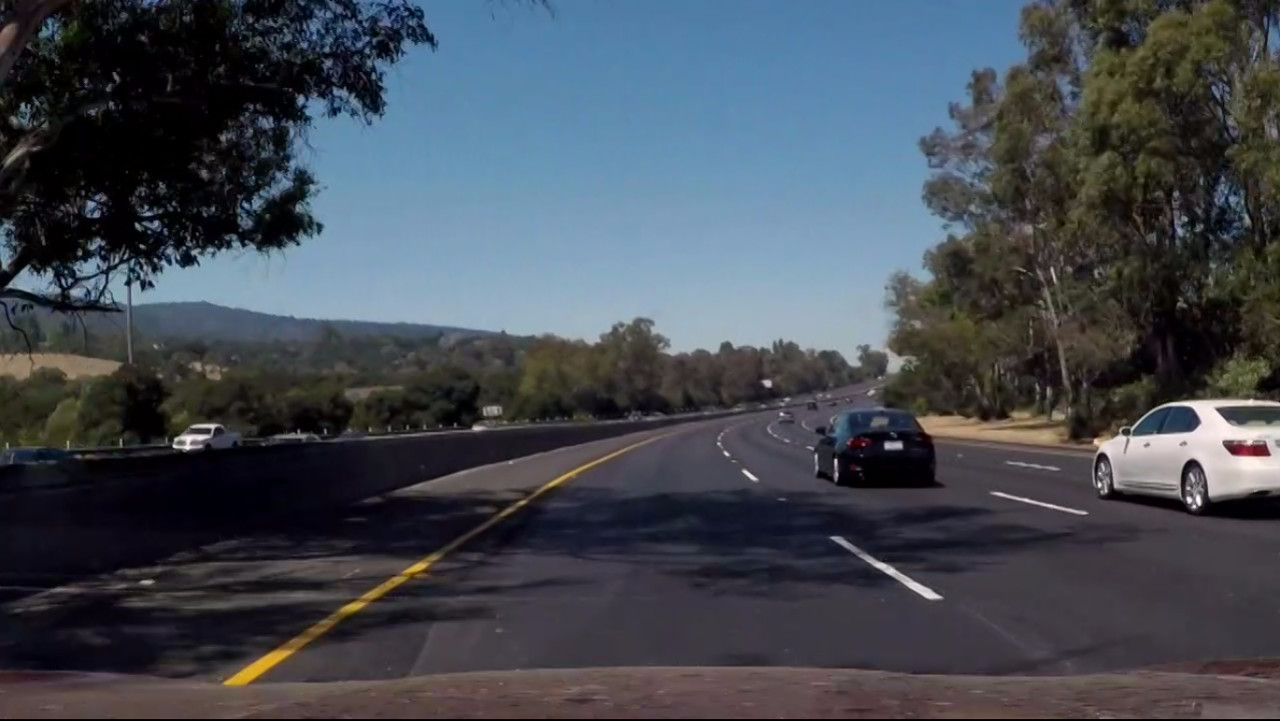
#> input picture test_images/test7.jpg, 1280 x 721 px
$ python -i lane_detector.py   (imports and definitions only)   (older library calls are emulated)
#> lines starting #> are read from the running program, lines starting #| are printed output that depends on the picture; after the words box and inside, x2 and y2 are one past the last pixel; in counts of white or black regions, pixels touching at a corner belong together
#!/usr/bin/env python3
# -*- coding: utf-8 -*-


import cv2
import matplotlib.pyplot as plt
import numpy as np

ym_per_pix = 30/720 # meters per pixel in y dimension
xm_per_pix = 3.7/700 # meters per pixel in x dimension

def undistort(img, mtx, dist):
    return cv2.undistort(img, mtx, dist)

def combined_thresh(img, plot=False):
    # convert the image to gray
#> called with plot = False
    gray = cv2.cvtColor(img, cv2.COLOR_RGB2GRAY)
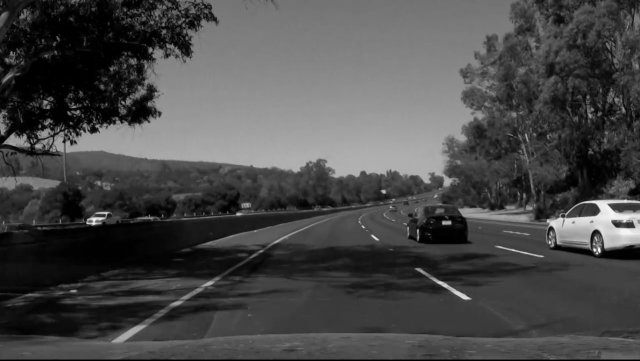
#> gray: shape (721, 1280) (shown at 1/2 size); min 0, max 252, mean 73

    # compute the absolute derivative in x of the gray scale image scale it to [0, 255]
    sobelx = cv2.Sobel(gray, cv2.CV_64F, 1, 0)
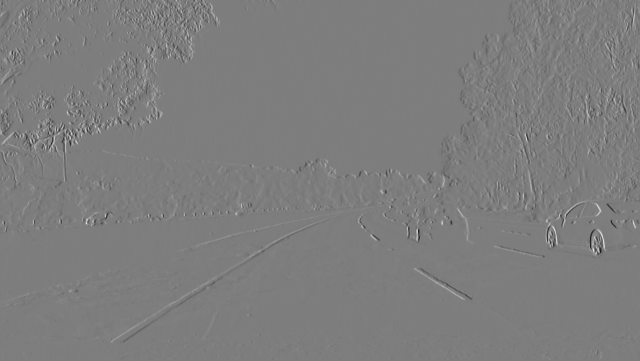
#> sobelx: shape (721, 1280) float64 (shown at 1/2 size); min -640, max 659, mean 0.2; drawn with min black and max white
    abs_sobelx = np.absolute(sobelx)
    scaled_sobel = np.uint8(255*abs_sobelx/np.max(abs_sobelx))

    # threshold the x gradient
    thresh_min = 20
    thresh_max = 100
    sxbinary = np.zeros_like(scaled_sobel)
    sxbinary[(scaled_sobel >= thresh_min) & (scaled_sobel <= thresh_max)] = 1

    # convert to HLS color space and extract the L and S channels
    hls = cv2.cvtColor(img, cv2.COLOR_RGB2HLS)
#> hls: shape (721, 1280, 3); mean of channels 0, 1, 2 93.5, 74.8, 58.8
    l_channel = hls[:,:,1]
    s_channel = hls[:,:,2]
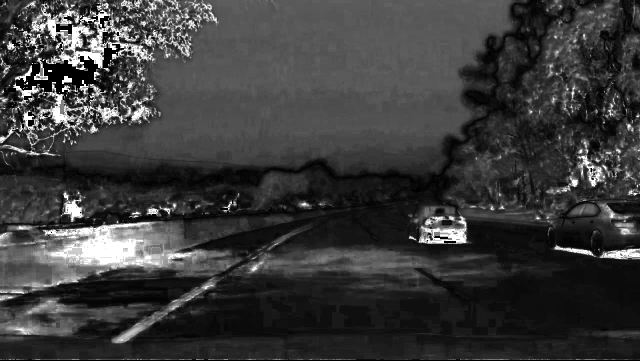
#> s_channel: shape (721, 1280) (shown at 1/2 size); min 0, max 255, mean 58.8

    # threshold the S channel
    s_thresh_min = 170
    s_thresh_max = 255
    s_binary = np.zeros_like(s_channel)
    s_binary[(s_channel >= s_thresh_min) & (s_channel <= s_thresh_max)] = 1

    # threshold the L channel
    l_thresh_min = 20
    l_thresh_max = 255
    l_binary = np.zeros_like(l_channel)
    l_binary[(l_channel >= l_thresh_min) & (l_channel <= l_thresh_max)] = 1

    # Combine the three binary thresholds. We activate the image regions with
    # responses in both the S and L channels and all regions with the correct
    # x gradient
    combined_binary = np.zeros_like(sxbinary)
    combined_binary[((s_binary == 1) & (l_binary == 1)) | (sxbinary == 1)] = 1

    if plot:
        # stack the thresholded channels (gradient, S and L) for visualization
        color_binary = 255*np.dstack((l_binary, sxbinary, s_binary))
        plt.imshow(color_binary)
        plt.show()
        plt.imshow(combined_binary, cmap='gray')
        plt.show()

    return combined_binary

# [13 lines left out: function morph_filter, not called in this run]

def warp(img, M):
    return cv2.warpPerspective(img, M, (img.shape[1], img.shape[0]), flags=cv2.INTER_LINEAR)

# [175 lines left out: functions find_lanes, update_lanes, not called in this run]

def convert_to_meters(fit):
    # Define conversions in x and y from pixels space to meters
    return xm_per_pix * fit/np.array([ym_per_pix**2, ym_per_pix, 1])

# [42 lines left out: functions compute_curvature, compute_offset, print_data, compute_overlay, not called in this run]


>>> import cv2
>>> picture = cv2.cvtColor(cv2.imread('test_images/test7.jpg'), cv2.COLOR_BGR2RGB)
>>> result = combined_thresh(picture)
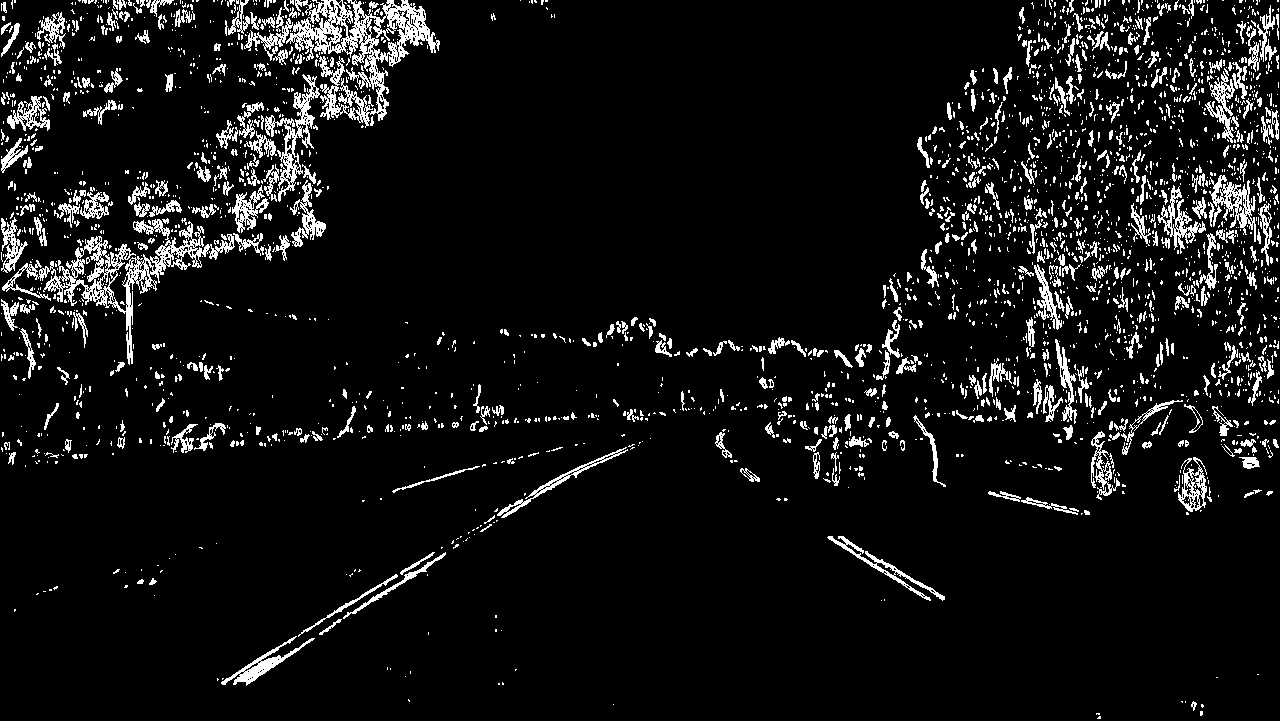
#> result: shape (721, 1280); values 0 (black) and 1 (white), 7.5% white in thin lines or dots

$ run again, on test_images/test8.jpg
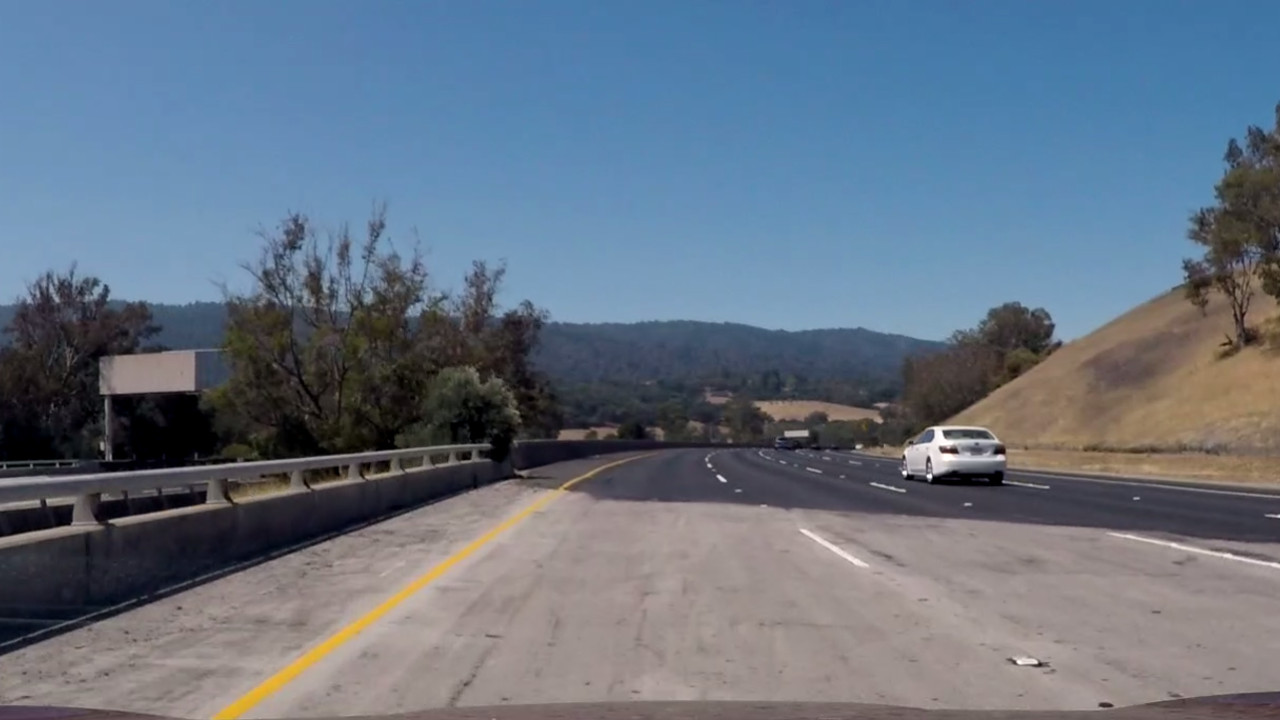
#> input picture test_images/test8.jpg, 1280 x 720 px
#> hls: shape (720, 1280, 3); mean of channels 0, 1, 2 72.6, 116.8, 56.7
#> in combined_thresh, `s_channel = hls[:,:,2]`:
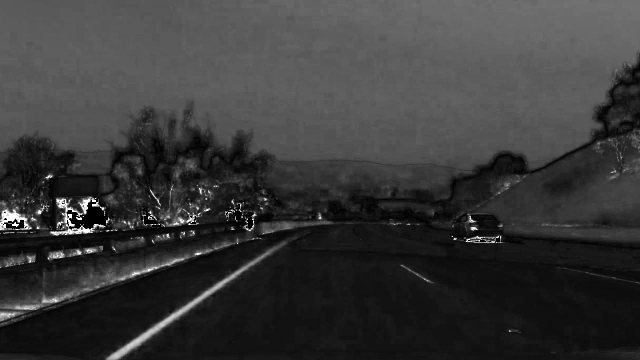
#> s_channel: shape (720, 1280) (shown at 1/2 size); min 0, max 255, mean 56.7
#> `result = combined_thresh(picture)`:
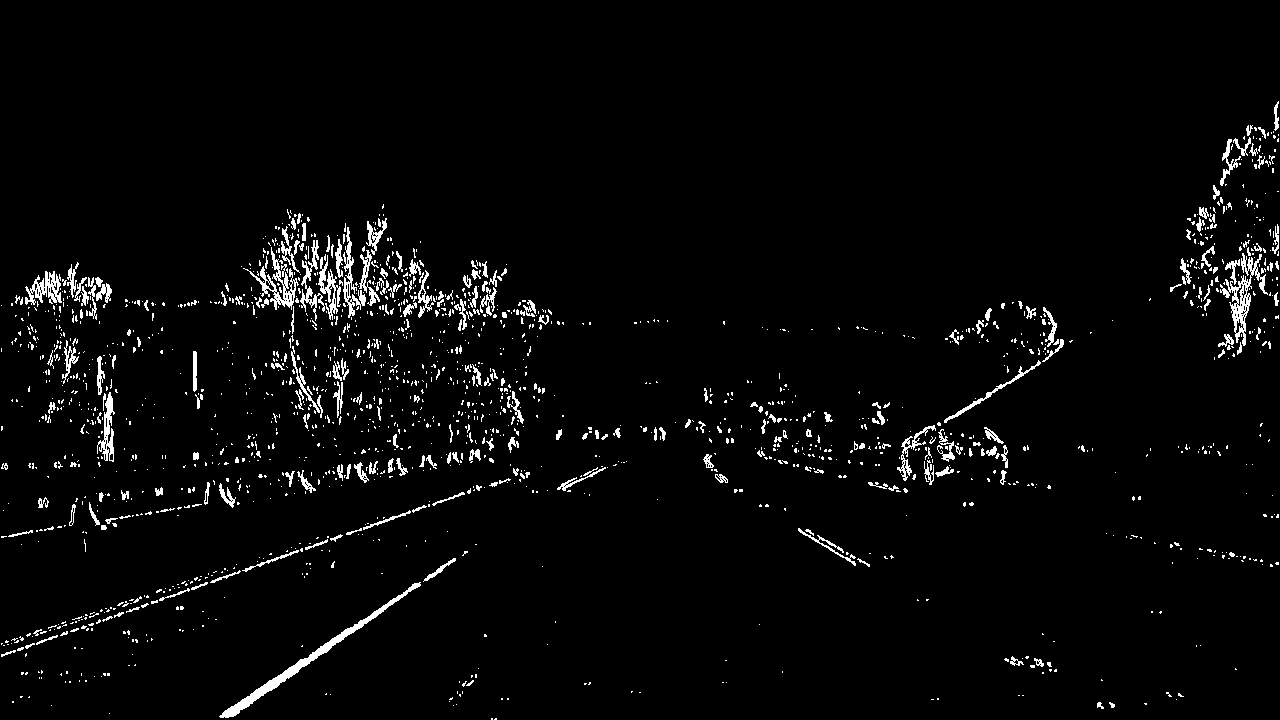
#> result: shape (720, 1280); values 0 (black) and 1 (white), 3.2% white in thin lines or dots, all inside (x1, y1, x2, y2) = (1, 101, 1279, 720)

$ run again, on test_images/test9.jpg
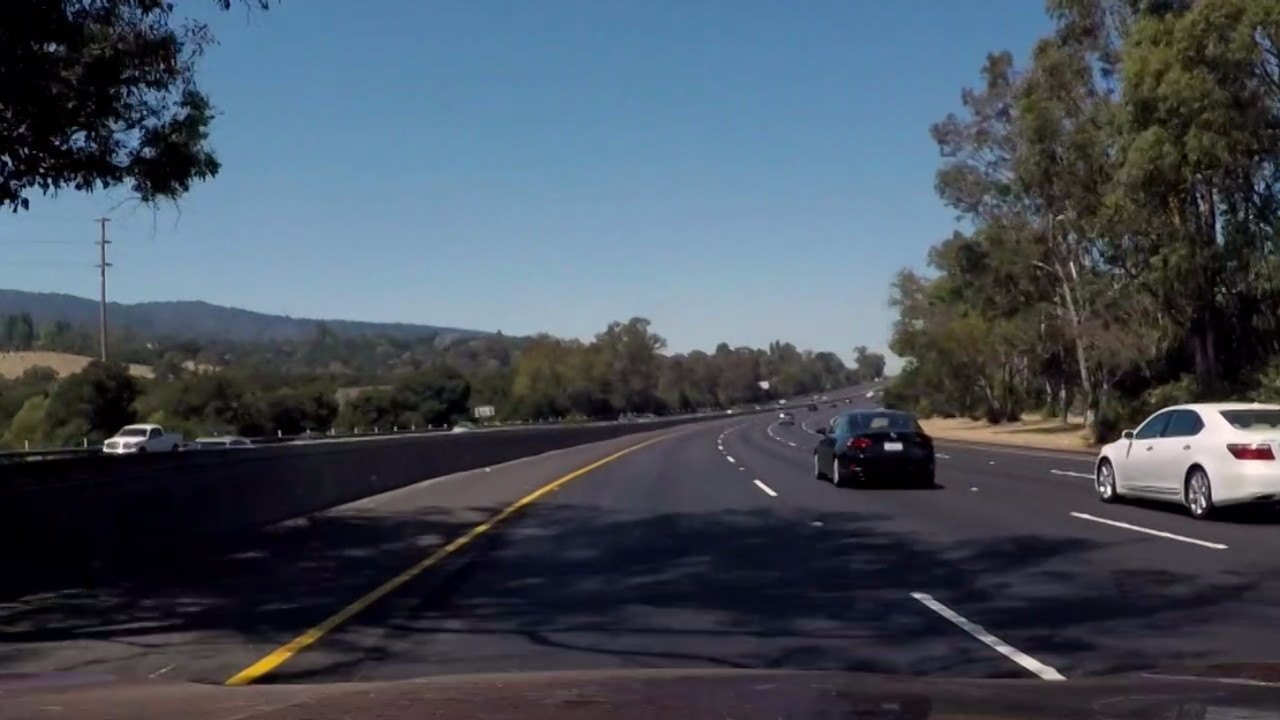
#> input picture test_images/test9.jpg, 1280 x 720 px
#> hls: shape (720, 1280, 3); mean of channels 0, 1, 2 95.1, 79.7, 66.4
#> in combined_thresh, `s_channel = hls[:,:,2]`:
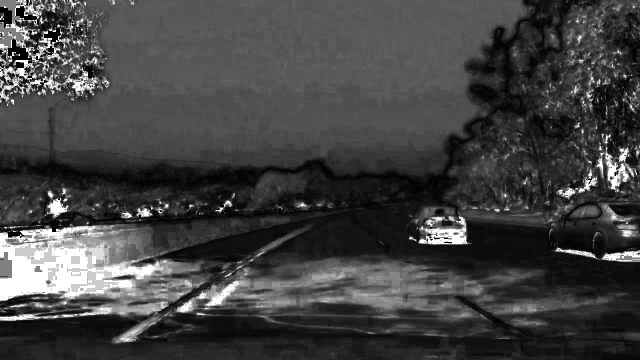
#> s_channel: shape (720, 1280) (shown at 1/2 size); min 0, max 255, mean 66.4
#> `result = combined_thresh(picture)`:
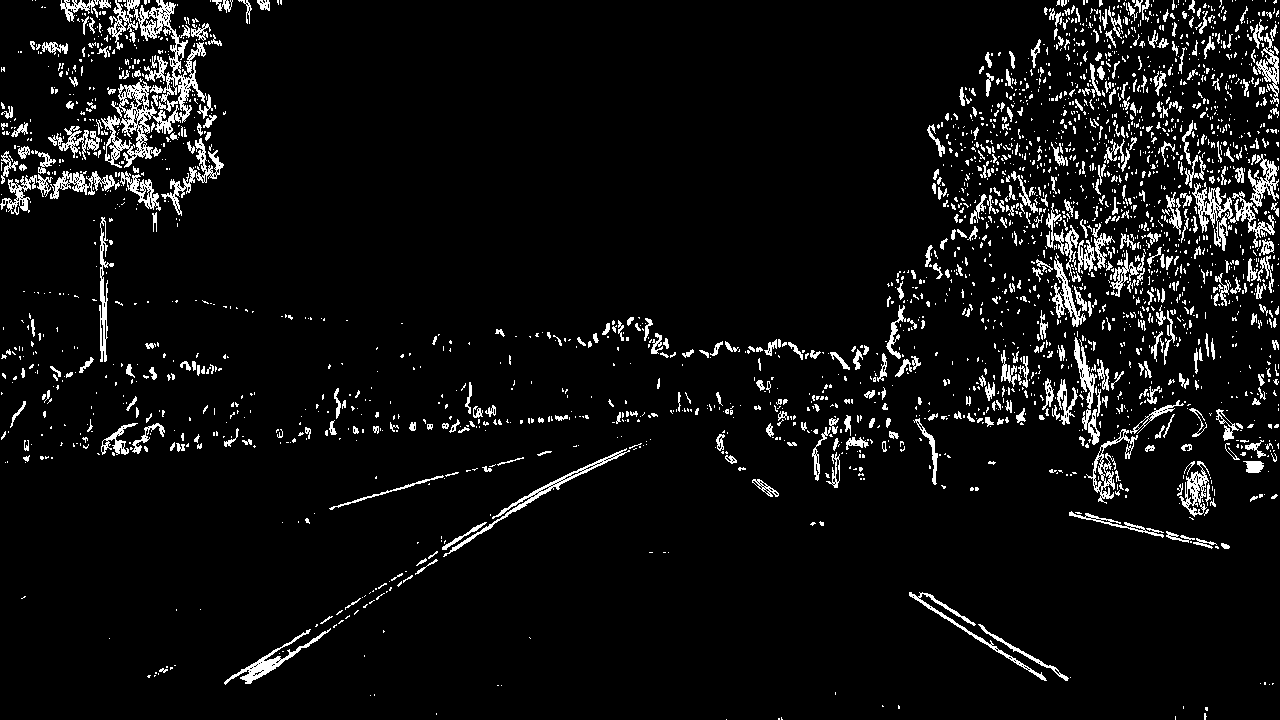
#> result: shape (720, 1280); values 0 (black) and 1 (white), 6.2% white in thin lines or dots
